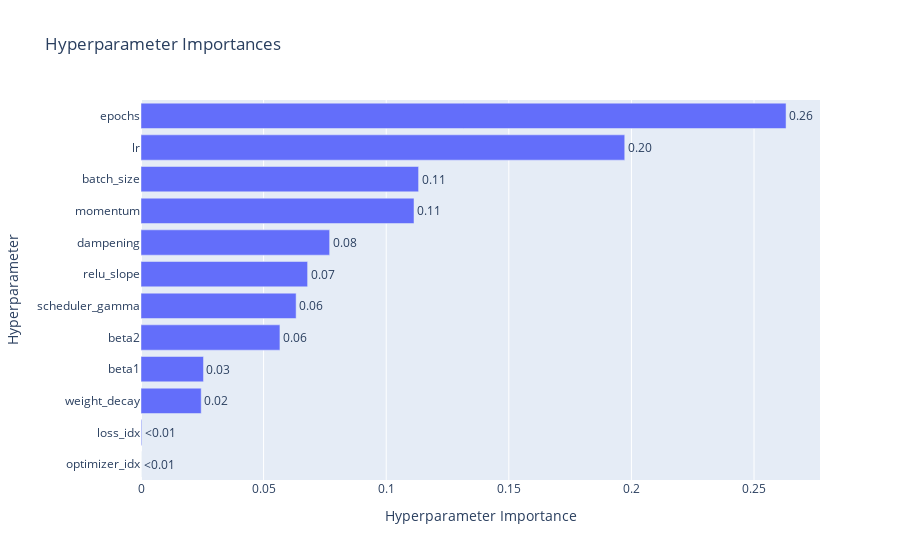

The cell this chart's notebook holds for it:
### Code cell
vis.plot_param_importances(study)

### Figure 1 — Plotly figure (JSON) as saved in the notebook; plotly's stock layout.template omitted (floating-point values rounded to 4 significant figures)
{"data": [{"cliponaxis": false, "hovertemplate": ["optimizer_idx (IntDistribution): 1.6385057592924007e-06<extra></extra>", "loss_idx (IntDistribution): 0.0002944067489248<extra></extra>", "weight_decay (FloatDistribution): 0.024553893264392175<extra></extra>", "beta1 (FloatDistribution): 0.02547953809536787<extra></extra>", "beta2 (FloatDistribution): 0.056659159960599906<extra></extra>", "scheduler_gamma (FloatDistribution): 0.06326184646667511<extra></extra>", "relu_slope (FloatDistribution): 0.06794094584131925<extra></extra>", "dampening (FloatDistribution): 0.0769253949222593<extra></extra>", "momentum (FloatDistribution): 0.11133767502408679<extra></extra>", "batch_size (IntDistribution): 0.1132041801901519<extra></extra>", "lr (FloatDistribution): 0.19727780775774792<extra></extra>", "epochs (IntDistribution): 0.2630635132227157<extra></extra>"], "name": "Objective Value", "orientation": "h", "text": ["<0.01", "<0.01", "0.02", "0.03", "0.06", "0.06", "0.07", "0.08", "0.11", "0.11", "0.20", "0.26"], "textposition": "outside", "type": "bar", "x": [1.639e-06, 0.0002944, 0.02455, 0.02548, 0.05666, 0.06326, 0.06794, 0.07693, 0.1113, 0.1132, 0.1973, 0.2631], "y": ["optimizer_idx", "loss_idx", "weight_decay", "beta1", "beta2", "scheduler_gamma", "relu_slope", "dampening", "momentum", "batch_size", "lr", "epochs"]}], "layout": {"title": {"text": "Hyperparameter Importances"}, "xaxis": {"title": {"text": "Hyperparameter Importance"}}, "yaxis": {"title": {"text": "Hyperparameter"}}}}
